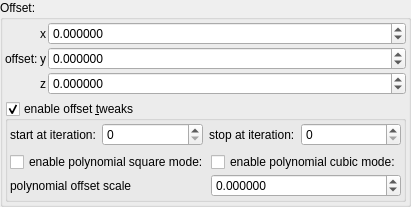
    <widget class="QGroupBox" name="groupBox_2">
     <property name="title">
      <string>Offset:</string>
     </property>
     <layout class="QVBoxLayout" name="verticalLayout_6">
      <property name="leftMargin">
       <number>2</number>
      </property>
      <property name="topMargin">
       <number>2</number>
      </property>
      <property name="rightMargin">
       <number>2</number>
      </property>
      <property name="bottomMargin">
       <number>2</number>
      </property>
      <item>
       <layout class="QGridLayout" name="gridLayout_38" columnstretch="0,0,1">
        <property name="spacing">
         <number>2</number>
        </property>
        <item row="2" column="2">
         <widget class="MyDoubleSpinBox" name="spinbox3_transf_addition_constant_z">
          <property name="sizePolicy">
           <sizepolicy hsizetype="Minimum" vsizetype="Maximum">
            <horstretch>0</horstretch>
            <verstretch>0</verstretch>
           </sizepolicy>
          </property>
          <property name="prefix">
           <string/>
          </property>
          <property name="suffix">
           <string/>
          </property>
          <property name="decimals">
           <number>6</number>
          </property>
          <property name="minimum">
           <double>-99.989999999999995</double>
          </property>
          <property name="maximum">
           <double>99.989999999999995</double>
          </property>
          <property name="singleStep">
           <double>0.100000000000000</double>
          </property>
         </widget>
        </item>
        <item row="1" column="2">
         <widget class="MyDoubleSpinBox" name="spinbox3_transf_addition_constant_y">
          <property name="sizePolicy">
           <sizepolicy hsizetype="Minimum" vsizetype="Maximum">
            <horstretch>0</horstretch>
            <verstretch>0</verstretch>
           </sizepolicy>
          </property>
          <property name="prefix">
           <string/>
          </property>
          <property name="suffix">
           <string/>
          </property>
          <property name="decimals">
           <number>6</number>
          </property>
          <property name="minimum">
           <double>-99.989999999999995</double>
          </property>
          <property name="maximum">
           <double>99.989999999999995</double>
          </property>
          <property name="singleStep">
           <double>0.100000000000000</double>
          </property>
         </widget>
        </item>
        <item row="0" column="2">
         <widget class="MyDoubleSpinBox" name="spinbox3_transf_addition_constant_x">
          <property name="sizePolicy">
           <sizepolicy hsizetype="Minimum" vsizetype="Maximum">
            <horstretch>0</horstretch>
            <verstretch>0</verstretch>
           </sizepolicy>
          </property>
          <property name="prefix">
           <string/>
          </property>
          <property name="suffix">
           <string/>
          </property>
          <property name="decimals">
           <number>6</number>
          </property>
          <property name="minimum">
           <double>-99.989999999999995</double>
          </property>
          <property name="maximum">
           <double>99.989999999999995</double>
          </property>
          <property name="singleStep">
           <double>0.100000000000000</double>
          </property>
         </widget>
        </item>
        <item row="0" column="1">
         <widget class="QLabel" name="label_139">
          <property name="sizePolicy">
           <sizepolicy hsizetype="Preferred" vsizetype="Preferred">
            <horstretch>0</horstretch>
            <verstretch>0</verstretch>
           </sizepolicy>
          </property>
          <property name="text">
           <string notr="true">x</string>
          </property>
          <property name="alignment">
           <set>Qt::AlignRight|Qt::AlignTrailing|Qt::AlignVCenter</set>
          </property>
         </widget>
        </item>
        <item row="1" column="1">
         <widget class="QLabel" name="label_142">
          <property name="sizePolicy">
           <sizepolicy hsizetype="Preferred" vsizetype="Preferred">
            <horstretch>0</horstretch>
            <verstretch>0</verstretch>
           </sizepolicy>
          </property>
          <property name="text">
           <string notr="true">y</string>
          </property>
          <property name="alignment">
           <set>Qt::AlignRight|Qt::AlignTrailing|Qt::AlignVCenter</set>
          </property>
         </widget>
        </item>
        <item row="2" column="1">
         <widget class="QLabel" name="label_141">
          <property name="sizePolicy">
           <sizepolicy hsizetype="Preferred" vsizetype="Preferred">
            <horstretch>0</horstretch>
            <verstretch>0</verstretch>
           </sizepolicy>
          </property>
          <property name="text">
           <string notr="true">z</string>
          </property>
          <property name="alignment">
           <set>Qt::AlignRight|Qt::AlignTrailing|Qt::AlignVCenter</set>
          </property>
         </widget>
        </item>
        <item row="0" column="0" rowspan="3">
         <widget class="QLabel" name="label_264">
          <property name="text">
           <string>offset:</string>
          </property>
         </widget>
        </item>
       </layout>
      </item>
      <item>
       <widget class="MyGroupBox" name="groupCheck_transf_function_enabledBz_false">
        <property name="font">
         <font>
          <weight>50</weight>
          <bold>false</bold>
         </font>
        </property>
        <property name="title">
         <string>enable offset &amp;tweaks</string>
        </property>
        <property name="checkable">
         <bool>true</bool>
        </property>
        <layout class="QVBoxLayout" name="verticalLayout_7">
         <property name="leftMargin">
          <number>2</number>
         </property>
         <property name="topMargin">
          <number>2</number>
         </property>
         <property name="rightMargin">
          <number>2</number>
         </property>
         <property name="bottomMargin">
          <number>2</number>
         </property>
         <item>
          <layout class="QHBoxLayout" name="horizontalLayout_21" stretch="0,1,0,1">
           <item>
            <widget class="QLabel" name="label_102">
             <property name="text">
              <string>start at iteration:</string>
             </property>
            </widget>
           </item>
           <item>
            <widget class="MySpinBox" name="spinboxInt_transf_start_iterations_X">
             <property name="sizePolicy">
              <sizepolicy hsizetype="Minimum" vsizetype="Maximum">
               <horstretch>0</horstretch>
               <verstretch>0</verstretch>
              </sizepolicy>
             </property>
             <property name="minimum">
              <number>0</number>
             </property>
             <property name="maximum">
              <number>999</number>
             </property>
             <property name="value">
              <number>0</number>
             </property>
            </widget>
           </item>
           <item>
            <widget class="QLabel" name="label_75">
             <property name="text">
              <string>stop at iteration:</string>
             </property>
            </widget>
           </item>
           <item>
            <widget class="MySpinBox" name="spinboxInt_transf_stop_iterations_X">
             <property name="sizePolicy">
              <sizepolicy hsizetype="Preferred" vsizetype="Maximum">
               <horstretch>0</horstretch>
               <verstretch>0</verstretch>
              </sizepolicy>
             </property>
             <property name="maximum">
              <number>999</number>
             </property>
            </widget>
           </item>
          </layout>
         </item>
         <item>
          <layout class="QGridLayout" name="gridLayout_39" columnstretch="0,0">
           <property name="spacing">
            <number>2</number>
           </property>
           <item row="0" column="0">
            <widget class="MyCheckBox" name="checkBox_transf_function_enabledBy_false">
             <property name="text">
              <string>enable polynomial square mode:</string>
             </property>
            </widget>
           </item>
           <item row="0" column="1">
            <widget class="MyCheckBox" name="checkBox_transf_function_enabledBx_false">
             <property name="text">
              <string>enable polynomial cubic mode:</string>
             </property>
            </widget>
           </item>
           <item row="1" column="0">
            <widget class="QLabel" name="label_144">
             <property name="text">
              <string>polynomial offset scale</string>
             </property>
            </widget>
           </item>
           <item row="1" column="1">
            <widget class="MyDoubleSpinBox" name="spinbox_transf_scale_1">
             <property name="sizePolicy">
              <sizepolicy hsizetype="Minimum" vsizetype="Maximum">
               <horstretch>0</horstretch>
               <verstretch>0</verstretch>
              </sizepolicy>
             </property>
             <property name="prefix">
              <string/>
             </property>
             <property name="decimals">
              <number>6</number>
             </property>
             <property name="minimum">
              <double>-99.989999999999995</double>
             </property>
             <property name="singleStep">
              <double>0.100000000000000</double>
             </property>
            </widget>
           </item>
          </layout>
         </item>
        </layout>
       </widget>
      </item>
     </layout>
    </widget>
